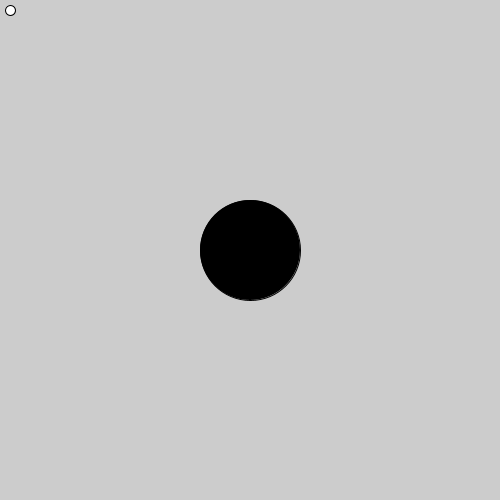
Frame 1 (no input)
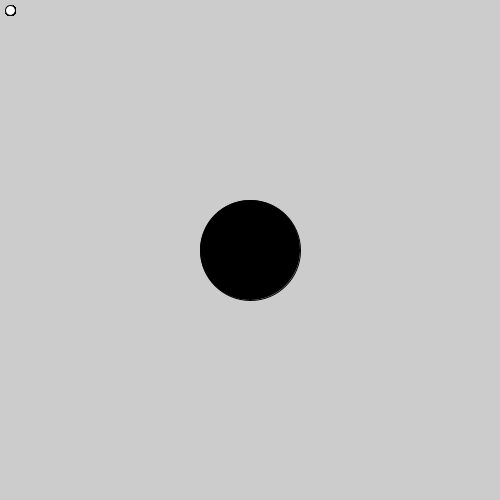
Frame 60 (the mouse pressed at the canvas centre just before this capture)
Frame 120 (the mouse held since frame 60 and released just before this capture): identical to frame 60, image omitted

The Processing sketch that drew these frames (run headless with seeded random() and noise(); from frame 60 on, the mouse is pressed at the canvas centre):

// Processing sketch: movewithkeys
// ── movewithkeys.pde
float x = 10;
float y = 10;
float speed = 1;
boolean downpressed = false;
boolean rightpressed = false;
boolean leftpressed = false;
boolean uppressed = false;

void setup() {
  size(500, 500);
  fill(0);
  ellipse(width/2, height/2,  100, 100);
}  

void draw() {
  if (downpressed) {
    y = y + speed;
  }
  if (rightpressed) {
    x = x + speed;
  }
  if(leftpressed){
     x = x - speed; 
  }
  if(uppressed){
     y = y -speed; 
  }
  
  if(x<0){
     x = 0;
  }
  if(x>width){
     x = width; 
  }
 fill(255);
  ellipse(x, y, 10, 10);
  gravity();
}

void keyPressed() {
  if (key == 's') {
    downpressed = true;
  }
  if (key == 'd') {
    rightpressed = true;
  } else if (key == 'w') {
    uppressed = true;
  } else if(key == 'a'){
    leftpressed = true;
  }
}

void keyReleased() {
  if (key == 's') {
    downpressed = false;
  }
  if (key == 'd') {
    rightpressed = false;
  } else if (key == 'w')
  {
    uppressed = false;
  } else if(key == 'a'){
     leftpressed = false; 
  }
}

void gravity()
{
  if(x < width/2 && x > 100)
  {
    x = x  + .25;
  }
  if( x >width/2 && x < width/2 +100)
  {
    x = x   - .25;
  }
  if( y <height/2 && y > height/2 -100)
  {
    y = y   + .25;
  }
  if( y >height/2 && y < height/2 +100)
  {
    y = y   - .25;
  }
}
